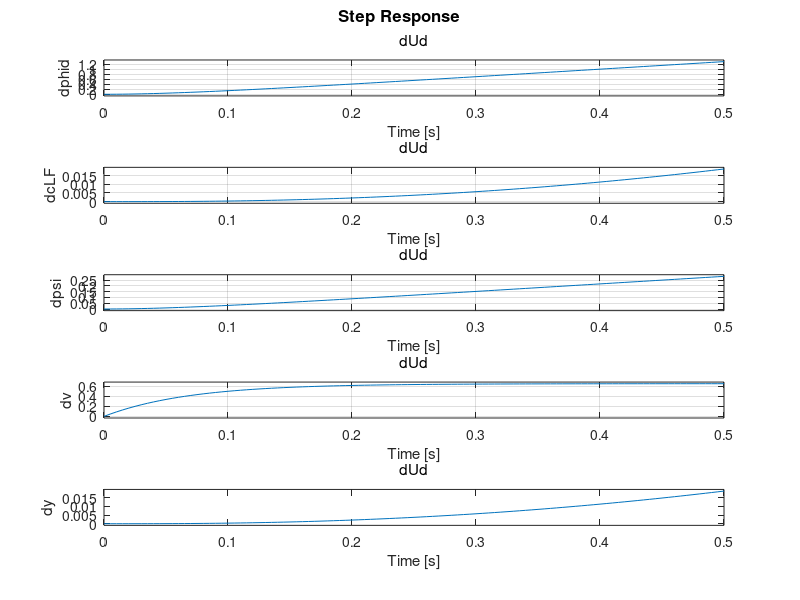

The MATLAB script that drew this image: (Note: this script raises an error after producing the figure.)
% Deuxième Version du Script Bolide

%% Système boucle ouverte et linéarisation

clear, clc
format short g

%% Paramètres du Système
% Masses
mw=0.06;
mb=0.894;
Ms=mb + 2*mw;

% Distances
rho=0.036;
l=0.165;
d=0.086; % distance A-C

% Electriques
L=2.3e-3;
R=2.2;
% r;

% Couples
k=0.347;
% alpha=33.5;
% beta=2.26e-2;

% Moments inertie A TROUVER
Iwy=1.6e-4;
Ipsi=3.12e-2;

% Constantes utilitaires
beta = (Ms + 2*Iwy/rho^2);
gamma = Ipsi + mb*d^2; 
alpha = 2/rho;
eta = l/rho;

%% Trajectoire d'équilibre
% Mouvement Rectiligne Uniforme selon axe x du laboratoire.
% On néglige les perturbations sur les entrées et les mesures.

% Commandes, Références
ur = 0.3; %m/s
psir = 0;

% On fait le changement right,left (r,l) -> sum,dif (s,d)
% Somme des tensions gauche et droite
% Le "s" signifie "sum", on trouvera aussi "d"
% pour "difference"
Usbar = min([2*k/rho*ur; 12]); % should not be >12V

pbar = 0; % normally, should equals ubar*t, 
% but is not in state function, so any value fits.
ubar = ur;
psibar = psir;
vbar = 0;
Isbar = 0;
Idbar = 0;
ybar = 0;

statebar = [pbar; ubar; psibar; vbar; Isbar; Idbar; ybar];

%% Système de simulation en Simulink

%% Linéarisation (système complet)
% Entrées et sorties en sum,diff
% Etat=[p; u; psi; v; Isbar; Idbar; y], Entrée=[Us; Ud], 
% Sortie mesurée=[phis; phid; cLF]

% Fonction d'état
A = [0 1 0 0 0 0 0;
    0 0 0 0 1/beta*k/rho 0 0;
    0 0 0 1 0 0 0;
    0 0 0 1/gamma*mb*d*ubar 0 1/gamma*l*k/2/rho 0;
    0 -2*k/L/rho 0 0 -R/L 0 0;
    0 0 0 -k*l/L/rho 0 -R/L 0;
    0 0 ubar 0 0 0 0;];

% Entrée de commande
B = [0 0;
    0 0;
    0 0;
    0 0;
    1/L 0;
    0 1/L;
    0 0;];

% Entrée de perturbation

% Sortie mesurées
% phis (sum), phid (dif), cLF (capteur Line Follower)
C = [alpha 0 0 0 0 0 0;
    0 0 eta 0 0 0 0;
    0 0 0 0 0 0 1;];

% Influence des commandes
D = zeros(3,2);

% Influence des perturbations -> Dans Simulink
% Dd = zeros(3,2);

sys = ss(A,B,C,D);
set(sys,'InputName',{'dUs','dUd'},'OutputName',{'dphis','dphid','dcLF'});

% figure(1), step(sys), grid
% phis augmente exponentiellement

sort(eig(A)) % 2 vp très rapides => simplification par perturbations singulières
fastEig = -R/L % ce sont les vp des courants

%% Optionnel: vérification du linéarisé avec SCD linearizer

%% Sous-système Lent Somme
% On a négligé Is par perturbation
% Etat=[p; u], Entrée=[Us], Sortie mesurée=[phis]

Qs = k/beta/rho/R;

ASum = [0 1;
    0 Qs*(-2*k/rho)];

BSum = [0;
    Qs];

CSum = [alpha 0];

DSum = [0];

sysSum = augstate(ss(ASum,BSum,CSum,DSum)); % Ajout de l'état à la sortie
set(sysSum,'InputName',{'dUs'},'OutputName',{'dphis','dp','du'});

% figure(2), step(sysSum), grid
% Vitesse constante, p est une droite

%% Sous-système Lent Différence
% On a négligé Id par perturbation
% Etat=[psi; v; y], Entrée=[Ud], Sortie mesurée=[phid; cLF]

b1 = 1/gamma*mb*d*ubar;
b2 = 1/gamma*l*k/2/rho/R;

ADif = [0 1 0;
    0 (b1 + b2*(-k*l/rho)) 0;
    ubar 0 0];

BDif = [0;
    b2;
    0];

CDif = [eta 0 0;
    0 0 1];

DDif = [0;
    0];

sysDif = augstate(ss(ADif,BDif,CDif,DDif)); % Ajout de l'état à la sortie
set(sysDif,'InputName',{'dUd'},'OutputName',{'dphid','dcLF','dpsi','dv', ...
    'dy'});

figure(3), step(sysDif), grid
% Divergence au bout de t=65s

%% Les vp des sous-systèmes sont les vp du système lent complet
eigSys=sort(eig(A)) 
eigSysSumOl = sort(eig(ASum))
eigSysDifOl = sort(eig(ADif))

%% Modèle de commande somme
sumEig = sort(eig(ASum));

% réglage PD idéal
w0 = 1*abs(sumEig(1));
xi = 1/sqrt(2);
% Gains
h1 = w0^2/Qs/alpha;
h2 = 1/alpha*(-2*xi*w0/Qs + 2*k/rho);
h3 = h1;
sumEigDesired = roots([1 2*xi*w0 w0^2]);

% PD idéal
PDsum = [tf([-h2 h3],1) tf([h2 -h1], 1)];
set(PDsum,'InputName',{'dphisr','dphis'},'OutputName',{'dUs'})

%figure(4), bode(PDsum), grid


% PD approximé
Tds = h2/h1;
ns = 150; % à régler, augmente la sensibilité au bruit.

Ms = -ns;
Ns = [ns -ns];
Ps = h1*Tds*ns;
Qs = [h1*(1-Tds*ns) -h1*(1-Tds*ns)];

PDsumApprox = ss(Ms,Ns,Ps,Qs);
set(PDsumApprox,'InputName',{'dphisr','dphis'},'OutputName',{'dUs'})

% comparaison PD idéal/PD approximé
figure(41), bode(PDsum,PDsumApprox), grid, legend('ideal','approx')
% Espérons que notre approximation soit assez précise dans le domaine de
% fréquence de fonctionnement

% Vérification BF avec PDs idéal et approximés
% sys bouclé par PDsum a les valeurs propres désirées
sysSumBF = lft(PDsum,sysSum,1,1); % on boucle phis sur Us
eigSysSumBF = eig(sysSumBF) % ce qu'on a
sysSumBFApprox = lft(PDsumApprox,sysSum,1,1);
eigSysSumBFApprox = eig(sysSumBFApprox)
sumEigDesired % ce qu'on voulait
% Les 2 sont << vp de Is donc hypothèse des perturbations singulières
% respectée


% Réponses des système Sum (Idéal et Approx) en Boucle Fermée
% Temporelle 
figure(5), step(sysSumBF), grid, title('RépTemp de sysSumBF')
figure(51), step(sysSumBF,sysSumBFApprox), grid, title('RépTemp de sysSumBF et sysSumBFApprox'), legend('ideal','approx')
figure(52), step(sysSumBFApprox), grid, title('RépTemp de sysSumBFApprox')
% Fréquentielle
figure(6), bode(sysSumBF), grid, title('RépFréq de sysSumBF')
% On regarde le transfert p/phisr
% Marge de phase=+inf° (Gain dans [-110,-60] donc jamais nul), 
% Marge de gain=+infdB (Phase dans [0.,90] donc jamais =-180° mod 360)
% Marges trop grandes -> robuste mais performances médiocres
figure(61), bode(sysSumBF,sysSumBFApprox), grid, title('RépFréq de sysSumBF et sysSumBFApprox'), legend('ideal','approx')


%% Modèle de commande diff

% réglage Contrôleur Idéal, PD sur phid, P sur cLF
sigma = 10; % à régler, réponse très lente.
% Gains
k1 = 1/b2/eta*sigma^2*sqrt(6);
k2 = 1/b2/eta*(-sigma*sqrt(6) - b1 + b2*k*l/rho);
k3 = k1;
k4 = sigma^3/ubar/b2;
k5 = k4;
difEigDesired = roots([1 sigma*sqrt(6) sigma^2*sqrt(6) sigma^3]);

% PD+D idéal
PDdif = [tf([-k2 k3],1) tf([k5],1) tf([k2 -k1],1) tf([-k4],1)];
set(PDdif,'InputName',{'dphidr','dcLFr','dphid','dcLF'},'OutputName', ...
    {'dUd'})

%figure(7), bode(PDdif), grid


% PD+P approximé
Tdd = k2/k1;
nd = 90;

Md = -nd;
Nd = [nd 0 -nd 0];
Pd = k1*Tdd*nd;
Qd = [k1*(1-Tdd*nd) k5 -k1*(1-Tdd*nd) -k5];

PDdifApprox = ss(Md,Nd,Pd,Qd);
set(PDdifApprox,'InputName',{'dphidr','dcLFr','dphid','dcLF'},'OutputName',{'dUd'})

% comparaison PD idéal/PD approximé
figure(71), bode(PDsum,PDdifApprox), grid, legend('ideal','approx')

% Vérification BF avec PD idéal
% sys bouclé par PDdif a les valeurs propres désirées
sysDifBF = lft(PDdif,sysDif,2,1); % on boucle phis sur Us
eigSysDifBF = eig(sysDifBF) % ce qu'on a
sysDifBFApprox = lft(PDdifApprox,sysDif,2,1);
eigSysDifBFApprox = eig(sysDifBFApprox)
difEigDesired % ce qu'on voulait
% Les vp sont << vp de Id donc hypothèse des perturbations singulières
% respectée

% Réponses des systèmes Dif (Idéal et Approx) en Boucle Fermée
% Temporelle 
figure(8), step(sysDifBF), grid, title('RépTemp de sysDifBF')
figure(81), step(sysDifBF,sysDifBFApprox), grid, title('RépTemp de sysDifBF et sysDifBFApprox'), legend('ideal','approx')
% Fréquentielle
figure(9), bode(sysDifBF), grid, title('RépFréq de sysDifBF')
% On regarde le transfert y/cLF
% Marge de phase = entre 180° et 90°, grand -> robuste mais peu précis
% Marge de gain = 13dB confortable
figure(91), bode(sysDifBF,sysDifBFApprox), grid, title('RépFréq de sysDifBF et sysDifBFApprox'), legend('ideal','approx')




